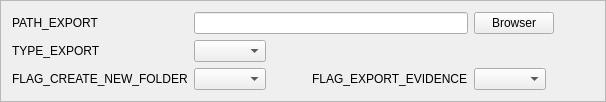
             <widget class="QFrame" name="frame_5">
              <property name="frameShape">
               <enum>QFrame::StyledPanel</enum>
              </property>
              <property name="frameShadow">
               <enum>QFrame::Raised</enum>
              </property>
              <layout class="QGridLayout" name="gridLayout_8">
               <item row="0" column="0">
                <layout class="QGridLayout" name="gridLayout_9">
                 <item row="1" column="1">
                  <widget class="QLineEdit" name="ledt_exp_PE">
                   <property name="font">
                    <font>
                     <weight>50</weight>
                     <bold>false</bold>
                    </font>
                   </property>
                  </widget>
                 </item>
                 <item row="2" column="1">
                  <widget class="QComboBox" name="cbox_exp_TE">
                   <property name="sizePolicy">
                    <sizepolicy hsizetype="Fixed" vsizetype="Fixed">
                     <horstretch>0</horstretch>
                     <verstretch>0</verstretch>
                    </sizepolicy>
                   </property>
                   <property name="font">
                    <font>
                     <weight>50</weight>
                     <bold>false</bold>
                    </font>
                   </property>
                  </widget>
                 </item>
                 <item row="3" column="0">
                  <widget class="QLabel" name="lbl_exp_FCNF">
                   <property name="sizePolicy">
                    <sizepolicy hsizetype="Fixed" vsizetype="Preferred">
                     <horstretch>0</horstretch>
                     <verstretch>0</verstretch>
                    </sizepolicy>
                   </property>
                   <property name="font">
                    <font>
                     <weight>50</weight>
                     <bold>false</bold>
                    </font>
                   </property>
                   <property name="text">
                    <string>FLAG_CREATE_NEW_FOLDER</string>
                   </property>
                  </widget>
                 </item>
                 <item row="1" column="0">
                  <widget class="QLabel" name="lbl_exp_PE">
                   <property name="font">
                    <font>
                     <weight>50</weight>
                     <bold>false</bold>
                    </font>
                   </property>
                   <property name="text">
                    <string>PATH_EXPORT</string>
                   </property>
                  </widget>
                 </item>
                 <item row="1" column="4">
                  <widget class="QPushButton" name="btn_exp_PE">
                   <property name="sizePolicy">
                    <sizepolicy hsizetype="Fixed" vsizetype="Fixed">
                     <horstretch>0</horstretch>
                     <verstretch>0</verstretch>
                    </sizepolicy>
                   </property>
                   <property name="font">
                    <font>
                     <weight>50</weight>
                     <bold>false</bold>
                    </font>
                   </property>
                   <property name="text">
                    <string>Browser</string>
                   </property>
                  </widget>
                 </item>
                 <item row="2" column="0">
                  <widget class="QLabel" name="lbl_exp_TE">
                   <property name="font">
                    <font>
                     <weight>50</weight>
                     <bold>false</bold>
                    </font>
                   </property>
                   <property name="text">
                    <string>TYPE_EXPORT</string>
                   </property>
                  </widget>
                 </item>
                 <item row="1" column="5">
                  <spacer name="horizontalSpacer_4">
                   <property name="orientation">
                    <enum>Qt::Horizontal</enum>
                   </property>
                   <property name="sizeHint" stdset="0">
                    <size>
                     <width>40</width>
                     <height>20</height>
                    </size>
                   </property>
                  </spacer>
                 </item>
                 <item row="3" column="1">
                  <layout class="QHBoxLayout" name="horizontalLayout_2">
                   <item>
                    <widget class="QComboBox" name="cbox_exp_FCNF">
                     <property name="sizePolicy">
                      <sizepolicy hsizetype="Fixed" vsizetype="Fixed">
                       <horstretch>0</horstretch>
                       <verstretch>0</verstretch>
                      </sizepolicy>
                     </property>
                     <property name="font">
                      <font>
                       <weight>50</weight>
                       <bold>false</bold>
                      </font>
                     </property>
                    </widget>
                   </item>
                   <item>
                    <spacer name="horizontalSpacer_7">
                     <property name="orientation">
                      <enum>Qt::Horizontal</enum>
                     </property>
                     <property name="sizeHint" stdset="0">
                      <size>
                       <width>40</width>
                       <height>20</height>
                      </size>
                     </property>
                    </spacer>
                   </item>
                   <item>
                    <widget class="QLabel" name="lbl_exp_FEE">
                     <property name="sizePolicy">
                      <sizepolicy hsizetype="Fixed" vsizetype="Preferred">
                       <horstretch>0</horstretch>
                       <verstretch>0</verstretch>
                      </sizepolicy>
                     </property>
                     <property name="font">
                      <font>
                       <weight>50</weight>
                       <bold>false</bold>
                      </font>
                     </property>
                     <property name="text">
                      <string>FLAG_EXPORT_EVIDENCE</string>
                     </property>
                    </widget>
                   </item>
                  </layout>
                 </item>
                 <item row="3" column="4">
                  <widget class="QComboBox" name="cbox_exp_FEE">
                   <property name="sizePolicy">
                    <sizepolicy hsizetype="Fixed" vsizetype="Fixed">
                     <horstretch>0</horstretch>
                     <verstretch>0</verstretch>
                    </sizepolicy>
                   </property>
                   <property name="font">
                    <font>
                     <weight>50</weight>
                     <bold>false</bold>
                    </font>
                   </property>
                  </widget>
                 </item>
                </layout>
               </item>
              </layout>
             </widget>
